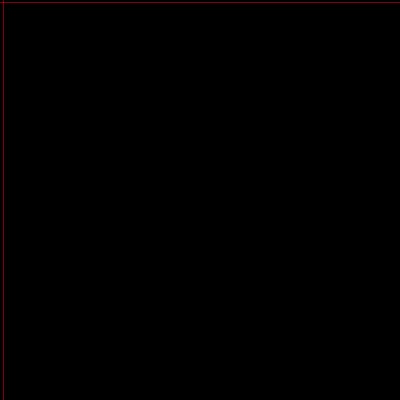
Frame 1 (no input)
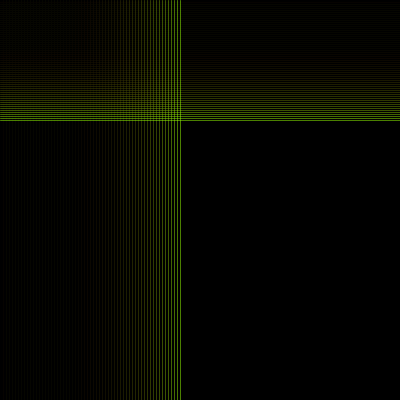
Frame 60 (the mouse pressed at the canvas centre just before this capture)
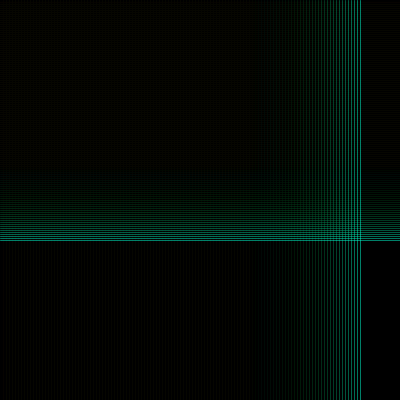
Frame 120 (the mouse held since frame 60 and released just before this capture)

The Processing sketch that drew these frames (run headless with seeded random() and noise(); from frame 60 on, the mouse is pressed at the canvas centre):

// Processing sketch: lineslines
// ── lineslines.pde
float colour_hue = 0;
float row = 0;
float col = 0;

void setup() {
  size(400,400);
  background(0);
  colorMode(HSB);
}

void draw() {
  noStroke();
  fill(0,20);
  rect(0,0,width,height);
  colour_hue += 1;
  colour_hue = colour_hue % 255.0;
  row += 2;
  row = row % height;
  col += 3;
  col = col % width;
  stroke(colour_hue, 255,255, 128);
  line(0,row,width,row);
  line(col,0,col,height);
  
  
}
